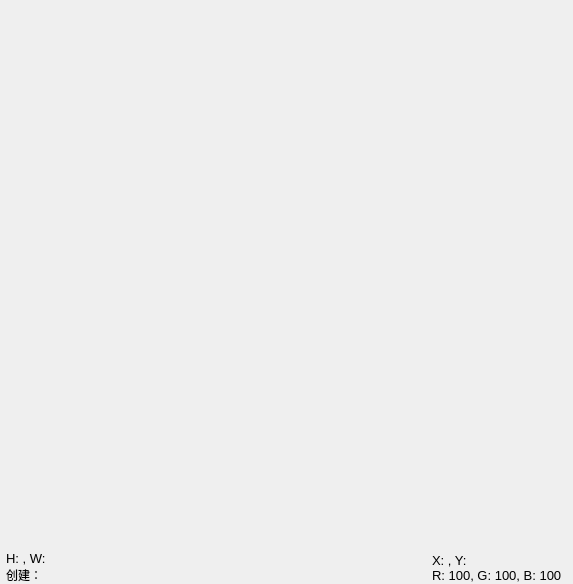
<?xml version="1.0" encoding="UTF-8"?>
<ui version="4.0">
 <class>MainWindow</class>
 <widget class="QMainWindow" name="MainWindow">
  <property name="geometry">
   <rect>
    <x>0</x>
    <y>0</y>
    <width>573</width>
    <height>584</height>
   </rect>
  </property>
  <property name="windowTitle">
   <string>MainWindow</string>
  </property>
  <widget class="QWidget" name="centralwidget">
   <layout class="QVBoxLayout" name="verticalLayout" stretch="20,1">
    <property name="spacing">
     <number>6</number>
    </property>
    <property name="leftMargin">
     <number>0</number>
    </property>
    <property name="topMargin">
     <number>0</number>
    </property>
    <property name="rightMargin">
     <number>0</number>
    </property>
    <property name="bottomMargin">
     <number>0</number>
    </property>
    <item>
     <widget class="BaseImgFrame" name="img_area">
      <property name="text">
       <string/>
      </property>
     </widget>
    </item>
    <item>
     <layout class="QHBoxLayout" name="horizontalLayout_8" stretch="10,2">
      <property name="spacing">
       <number>40</number>
      </property>
      <property name="leftMargin">
       <number>6</number>
      </property>
      <property name="rightMargin">
       <number>6</number>
      </property>
      <item>
       <layout class="QVBoxLayout" name="verticalLayout_12">
        <property name="spacing">
         <number>0</number>
        </property>
        <property name="leftMargin">
         <number>0</number>
        </property>
        <property name="rightMargin">
         <number>0</number>
        </property>
        <item alignment="Qt::AlignBottom">
         <widget class="QLabel" name="label_size_info">
          <property name="maximumSize">
           <size>
            <width>16777215</width>
            <height>32</height>
           </size>
          </property>
          <property name="font">
           <font>
            <pointsize>10</pointsize>
           </font>
          </property>
          <property name="text">
           <string>H: , W: </string>
          </property>
         </widget>
        </item>
        <item alignment="Qt::AlignTop">
         <widget class="QLabel" name="label_time_info">
          <property name="maximumSize">
           <size>
            <width>16777215</width>
            <height>32</height>
           </size>
          </property>
          <property name="text">
           <string>创建：</string>
          </property>
         </widget>
        </item>
       </layout>
      </item>
      <item>
       <widget class="QLabel" name="label_xyrgb">
        <property name="minimumSize">
         <size>
          <width>135</width>
          <height>0</height>
         </size>
        </property>
        <property name="font">
         <font>
          <pointsize>10</pointsize>
         </font>
        </property>
        <property name="text">
         <string>X: , Y:     
R: 100, G: 100, B: 100</string>
        </property>
       </widget>
      </item>
     </layout>
    </item>
   </layout>
  </widget>
 </widget>
 <customwidgets>
  <customwidget>
   <class>BaseImgFrame</class>
   <extends>QLabel</extends>
   <header>baseimgframe.h</header>
  </customwidget>
 </customwidgets>
 <resources/>
 <connections/>
</ui>
